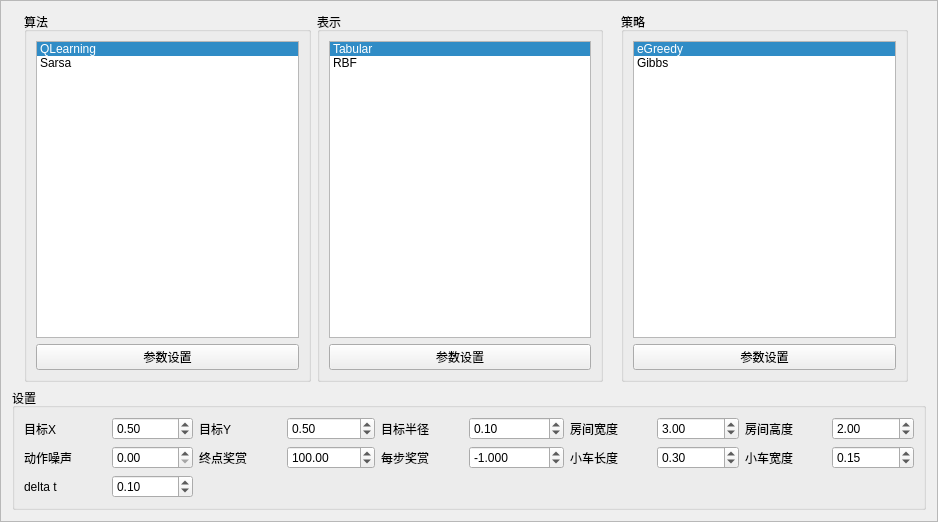
<?xml version="1.0" encoding="UTF-8"?>
<ui version="4.0">
 <class>Frame</class>
 <widget class="QFrame" name="Frame">
  <property name="geometry">
   <rect>
    <x>0</x>
    <y>0</y>
    <width>938</width>
    <height>522</height>
   </rect>
  </property>
  <property name="windowTitle">
   <string>Frame</string>
  </property>
  <property name="frameShape">
   <enum>QFrame::StyledPanel</enum>
  </property>
  <property name="frameShadow">
   <enum>QFrame::Raised</enum>
  </property>
  <layout class="QGridLayout" name="gridLayout">
   <item row="0" column="6">
    <widget class="QGroupBox" name="groupBox_4">
     <property name="title">
      <string>策略</string>
     </property>
     <layout class="QVBoxLayout" name="verticalLayout_3">
      <item>
       <widget class="QListWidget" name="lstPolicy">
        <property name="currentRow">
         <number>0</number>
        </property>
        <item>
         <property name="text">
          <string>eGreedy</string>
         </property>
        </item>
        <item>
         <property name="text">
          <string>Gibbs</string>
         </property>
        </item>
       </widget>
      </item>
      <item>
       <widget class="QPushButton" name="btnConfigPolicy">
        <property name="text">
         <string>参数设置</string>
        </property>
       </widget>
      </item>
     </layout>
    </widget>
   </item>
   <item row="0" column="3">
    <widget class="QGroupBox" name="groupBox_3">
     <property name="title">
      <string>表示</string>
     </property>
     <layout class="QVBoxLayout" name="verticalLayout_2">
      <item>
       <widget class="QListWidget" name="lstRepresentation">
        <property name="currentRow">
         <number>0</number>
        </property>
        <item>
         <property name="text">
          <string>Tabular</string>
         </property>
        </item>
        <item>
         <property name="text">
          <string>RBF</string>
         </property>
        </item>
       </widget>
      </item>
      <item>
       <widget class="QPushButton" name="btnConfigRepresentation">
        <property name="text">
         <string>参数设置</string>
        </property>
       </widget>
      </item>
     </layout>
    </widget>
   </item>
   <item row="0" column="2">
    <widget class="QGroupBox" name="groupBox_2">
     <property name="title">
      <string>算法</string>
     </property>
     <layout class="QVBoxLayout" name="verticalLayout">
      <item>
       <widget class="QListWidget" name="lstAgent">
        <property name="currentRow">
         <number>0</number>
        </property>
        <item>
         <property name="text">
          <string>QLearning</string>
         </property>
        </item>
        <item>
         <property name="text">
          <string>Sarsa</string>
         </property>
        </item>
       </widget>
      </item>
      <item>
       <widget class="QPushButton" name="btnConfigAgent">
        <property name="text">
         <string>参数设置</string>
        </property>
       </widget>
      </item>
     </layout>
    </widget>
   </item>
   <item row="1" column="0" colspan="10">
    <widget class="QGroupBox" name="groupBox_5">
     <property name="title">
      <string>设置</string>
     </property>
     <layout class="QGridLayout" name="gridLayout_2">
      <item row="1" column="10">
       <widget class="QDoubleSpinBox" name="spCarWidth">
        <property name="value">
         <double>0.150000000000000</double>
        </property>
       </widget>
      </item>
      <item row="1" column="6">
       <widget class="QDoubleSpinBox" name="spStepReward">
        <property name="decimals">
         <number>3</number>
        </property>
        <property name="minimum">
         <double>-999999999.000000000000000</double>
        </property>
        <property name="maximum">
         <double>999999999.000000000000000</double>
        </property>
        <property name="value">
         <double>-1.000000000000000</double>
        </property>
       </widget>
      </item>
      <item row="0" column="5">
       <widget class="QLabel" name="label_9">
        <property name="text">
         <string>目标半径</string>
        </property>
       </widget>
      </item>
      <item row="0" column="10">
       <widget class="QDoubleSpinBox" name="spRoomHeight">
        <property name="value">
         <double>2.000000000000000</double>
        </property>
       </widget>
      </item>
      <item row="1" column="3">
       <widget class="QLabel" name="label_2">
        <property name="text">
         <string>终点奖赏</string>
        </property>
       </widget>
      </item>
      <item row="0" column="9">
       <widget class="QLabel" name="label_8">
        <property name="text">
         <string>房间高度</string>
        </property>
       </widget>
      </item>
      <item row="1" column="4">
       <widget class="QDoubleSpinBox" name="spGoalReward">
        <property name="minimum">
         <double>-999999999.000000000000000</double>
        </property>
        <property name="maximum">
         <double>999999999.000000000000000</double>
        </property>
        <property name="value">
         <double>100.000000000000000</double>
        </property>
       </widget>
      </item>
      <item row="0" column="3">
       <widget class="QLabel" name="label_6">
        <property name="text">
         <string>目标Y</string>
        </property>
       </widget>
      </item>
      <item row="1" column="8">
       <widget class="QDoubleSpinBox" name="spCarLength">
        <property name="value">
         <double>0.300000000000000</double>
        </property>
       </widget>
      </item>
      <item row="1" column="5">
       <widget class="QLabel" name="label_4">
        <property name="text">
         <string>每步奖赏</string>
        </property>
       </widget>
      </item>
      <item row="0" column="8">
       <widget class="QDoubleSpinBox" name="spRoomWidth">
        <property name="value">
         <double>3.000000000000000</double>
        </property>
       </widget>
      </item>
      <item row="0" column="4">
       <widget class="QDoubleSpinBox" name="spGoal_Y">
        <property name="minimum">
         <double>-1.000000000000000</double>
        </property>
        <property name="maximum">
         <double>1.000000000000000</double>
        </property>
        <property name="singleStep">
         <double>0.100000000000000</double>
        </property>
        <property name="value">
         <double>0.500000000000000</double>
        </property>
       </widget>
      </item>
      <item row="2" column="0">
       <widget class="QLabel" name="label_12">
        <property name="text">
         <string>delta t</string>
        </property>
       </widget>
      </item>
      <item row="0" column="7">
       <widget class="QLabel" name="label_7">
        <property name="text">
         <string>房间宽度</string>
        </property>
       </widget>
      </item>
      <item row="1" column="9">
       <widget class="QLabel" name="label_11">
        <property name="text">
         <string>小车宽度</string>
        </property>
       </widget>
      </item>
      <item row="1" column="7">
       <widget class="QLabel" name="label_10">
        <property name="text">
         <string>小车长度</string>
        </property>
       </widget>
      </item>
      <item row="0" column="6">
       <widget class="QDoubleSpinBox" name="spGoalRadius">
        <property name="value">
         <double>0.100000000000000</double>
        </property>
       </widget>
      </item>
      <item row="0" column="2">
       <widget class="QDoubleSpinBox" name="spGoal_X">
        <property name="minimum">
         <double>-1.500000000000000</double>
        </property>
        <property name="maximum">
         <double>1.500000000000000</double>
        </property>
        <property name="singleStep">
         <double>0.100000000000000</double>
        </property>
        <property name="value">
         <double>0.500000000000000</double>
        </property>
       </widget>
      </item>
      <item row="1" column="2">
       <widget class="QDoubleSpinBox" name="spNoise">
        <property name="minimum">
         <double>0.000000000000000</double>
        </property>
        <property name="maximum">
         <double>1.000000000000000</double>
        </property>
        <property name="singleStep">
         <double>0.100000000000000</double>
        </property>
        <property name="value">
         <double>0.000000000000000</double>
        </property>
       </widget>
      </item>
      <item row="2" column="2">
       <widget class="QDoubleSpinBox" name="spDeltaT">
        <property name="maximum">
         <double>99.000000000000000</double>
        </property>
        <property name="singleStep">
         <double>0.010000000000000</double>
        </property>
        <property name="value">
         <double>0.100000000000000</double>
        </property>
       </widget>
      </item>
      <item row="0" column="0">
       <widget class="QLabel" name="label_5">
        <property name="text">
         <string>目标X</string>
        </property>
       </widget>
      </item>
      <item row="1" column="0">
       <widget class="QLabel" name="label">
        <property name="text">
         <string>动作噪声</string>
        </property>
       </widget>
      </item>
     </layout>
    </widget>
   </item>
  </layout>
 </widget>
 <resources/>
 <connections/>
</ui>
